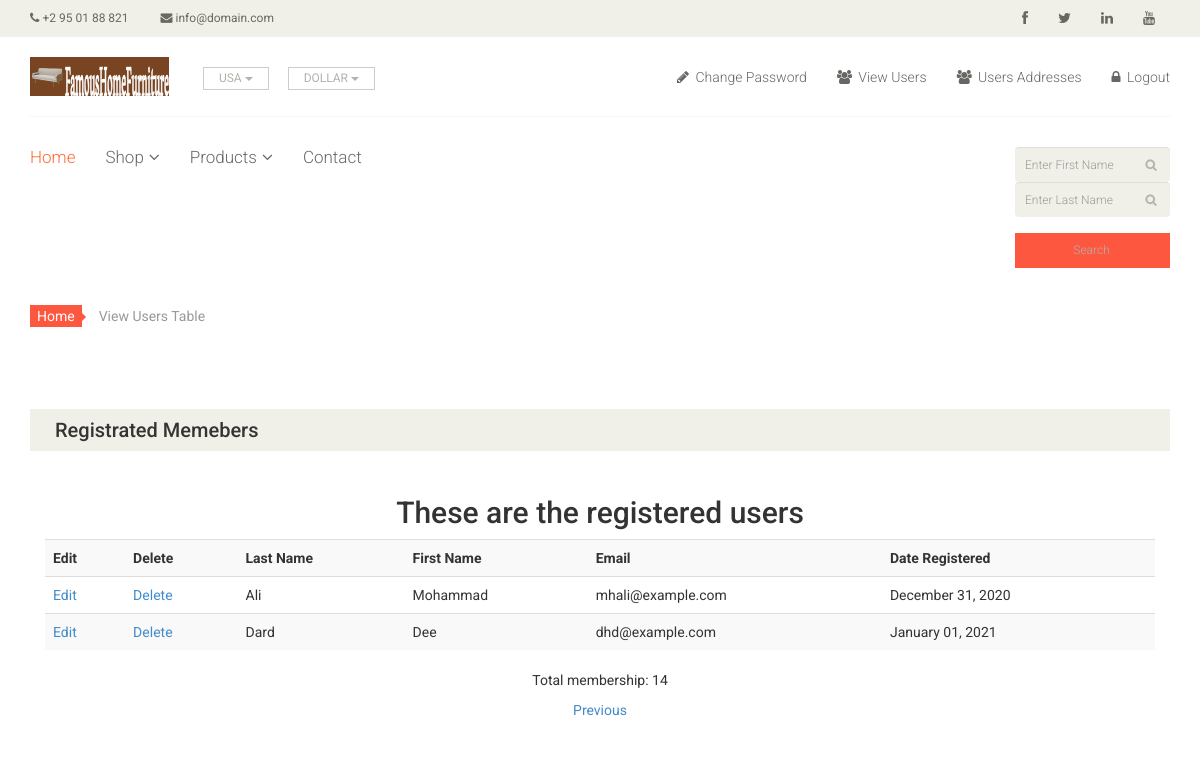
The page /admin-view-users.php?s=12&p=4 (signed in) on the database its author committed.
### tables this page shows
CREATE TABLE `users` (
  `userid` mediumint(6) UNSIGNED NOT NULL,
  `title` varchar(10) DEFAULT NULL,
  `first_name` varchar(30) NOT NULL,
  `middle_name` varchar(40) NOT NULL,
  `last_name` varchar(40) NOT NULL,
  `email` varchar(50) NOT NULL,
  `password` char(60) NOT NULL,
  `phone` char(15) DEFAULT NULL,
  `zcode_pcode` char(10) NOT NULL,
  `country` char(25) NOT NULL,
  `state` char(25) NOT NULL,
  `address1` varchar(50) NOT NULL,
  `address2` varchar(50) NOT NULL,
  `mobile_phone` char(15) NOT NULL,
  `fax` char(15) DEFAULT NULL,
  `registration_date` datetime NOT NULL,
  `user_level` tinyint(1) UNSIGNED NOT NULL
);

### process_admin_view_users.php (the view, shortened to what this page needs)
<?php
try {
require('mysqli-connect.php');
$pagerows = 4;
if ((isset($_GET['p']) && is_numeric($_GET['p']))) {
$pages = htmlspecialchars($_GET['p'], ENT_QUOTES);
}
if ((isset($_GET['s'])) &&( is_numeric($_GET['s'])))
{
$start = htmlspecialchars($_GET['s'], ENT_QUOTES);
}else{
$start = 0;
}
$query = "SELECT last_name, first_name, email, ";
$query .= "DATE_FORMAT(registration_date, '%M %d, %Y')";
$query .=" AS regdat, userid FROM users ORDER BY registration_date ASC";
$query .=" LIMIT ?, ?";
$q = mysqli_stmt_init($dbcon);
mysqli_stmt_prepare($q, $query);
mysqli_stmt_bind_param($q, "ii", $start, $pagerows);
mysqli_stmt_execute($q);
$result = mysqli_stmt_get_result($q);
if ($result) {
echo '<table class="table table-striped">
<tr>
<th scope="col">Edit</th>
<th scope="col">Delete</th>
<th scope="col">Last Name</th>
<th scope="col">First Name</th>
<th scope="col">Email</th>
<th scope="col">Date Registered</th>
</tr>';
while ($row = mysqli_fetch_array($result, MYSQLI_ASSOC)) {
	$user_id = htmlspecialchars($row['userid'], ENT_QUOTES);
	$last_name = htmlspecialchars($row['last_name'], ENT_QUOTES);
	$first_name = htmlspecialchars($row['first_name'], ENT_QUOTES);
	$email = htmlspecialchars($row['email'], ENT_QUOTES);
	$registration_date = htmlspecialchars($row['regdat'], ENT_QUOTES);
	echo '<tr>
	<td><a href="edit_user.php?id=' . $user_id . '">Edit</a></td>
	<td><a href="delete_user.php?id=' . $user_id . '">Delete</a></td>
	<td>' . $last_name . '</td>
	<td>' . $first_name . '</td>
	<td>' . $email . '</td>
	<td>' . $registration_date . '</td>
	</tr>';
	}
	echo '</table>';
}
else {
echo '<p class="text-center">The current users could not be retrieved. We apologize';
echo ' for any inconvenience.</p>';
exit;
}
$q = "SELECT COUNT(userid) FROM users";
$result = mysqli_query ($dbcon, $q);
$row = mysqli_fetch_array ($result, MYSQLI_NUM);
$members = htmlspecialchars($row[0], ENT_QUOTES);
$echostring = "<p class='text-center'>Total membership: $members </p>";
$echostring .= "<p class='text-center'>";
if ($pages > 1) {
$current_page = ($start/$pagerows) + 1;
if ($current_page != 1) {
$echostring .= '<a href="admin-view-users.php?s=' . ($start - $pagerows) .
'&p=' . $pages . '">Previous</a> ';
}
$echostring .= '</p>';
echo $echostring;
}
}
catch(Exception $e)
   {
     print "The system is busy please try later";
   }
   catch(Error $e)
   {
      print "The system is busy please try again later.";
   }
?>

### css/main.css (style rules this page uses)
body { font-family: 'Roboto', sans-serif; background:; position: relative; font-weight:400px; }
a { -webkit-transition: 300ms; -moz-transition: 300ms; -o-transition: 300ms; transition: 300ms; }

### rows shown on the page
users: last_name "Ali", first_name "Mohammad", email "mhali@example.com", registration_date "December 31, 2020"
users: last_name "Dard", first_name "Dee", email "dhd@example.com", registration_date "January 01, 2021"

### other values the page prints
$members "14"
